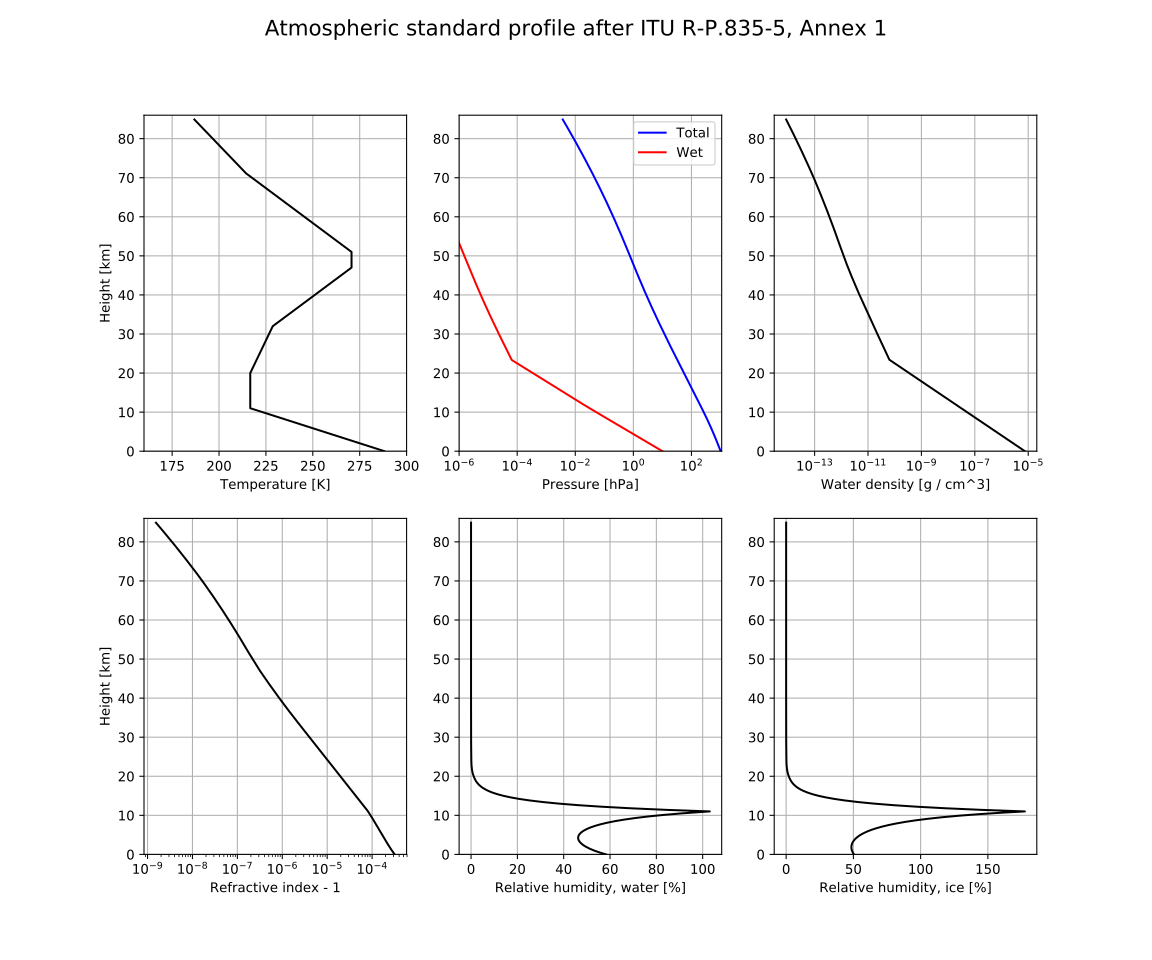

This chart was generated by the following Python code:
import numpy as np
import matplotlib.pyplot as plt
from astropy import units as u
from pycraf import atm
from pycraf import conversions as cnv
# >>>
# define height grid
height_grid = np.arange(0, 85, 0.1) * u.km
# >>>
# query profile_standard function
hprof = atm.profile_standard(height_grid)
# >>>
# Plot various quantities
_heights = height_grid.to(u.km).value
# >>>
plt.close()
fig, axes = plt.subplots(2, 3, figsize=(12, 10))
axes[0, 0].plot(hprof.temperature.to(u.K).value, _heights, 'k-')  # doctest: +SKIP
axes[0, 0].set_xlabel('Temperature [K]')  # doctest: +SKIP
axes[0, 0].set_xlim((160, 300))  # doctest: +SKIP
axes[0, 1].plot(hprof.pressure.to(u.hPa).value, _heights, 'b-', label='Total')  # doctest: +SKIP
axes[0, 1].plot(hprof.pressure_water.to(u.hPa).value, _heights, 'r-', label='Wet')  # doctest: +SKIP
axes[0, 1].legend(
    *axes[0, 1].get_legend_handles_labels(),
    loc='upper right', fontsize=10
    )  # doctest: +SKIP
axes[0, 1].set_xlabel('Pressure [hPa]')  # doctest: +SKIP
axes[0, 1].semilogx()  # doctest: +SKIP
axes[0, 1].set_xlim((1.e-6, 1100))  # doctest: +SKIP
axes[0, 2].plot(hprof.rho_water.to(u.g / u.cm ** 3).value, _heights, 'k-')  # doctest: +SKIP
axes[0, 2].set_xlabel('Water density [g / cm^3]')  # doctest: +SKIP
axes[0, 2].semilogx()  # doctest: +SKIP
axes[1, 0].plot(hprof.ref_index.to(cnv.dimless).value - 1., _heights, 'k-')  # doctest: +SKIP
axes[1, 0].set_xlabel('Refractive index - 1')  # doctest: +SKIP
axes[1, 0].semilogx()  # doctest: +SKIP
axes[1, 1].plot(hprof.humidity_water.to(u.percent).value, _heights, 'k-')  # doctest: +SKIP
axes[1, 1].set_xlabel('Relative humidity, water [%]')  # doctest: +SKIP
axes[1, 2].plot(hprof.humidity_ice.to(u.percent).value, _heights, 'k-')  # doctest: +SKIP
axes[1, 2].set_xlabel('Relative humidity, ice [%]')  # doctest: +SKIP
for idx, ax in enumerate(axes.flat):
    ax.set_ylim((0, 86))  # doctest: +SKIP
    if idx % 3 == 0:
        ax.set_ylabel('Height [km]')  # doctest: +SKIP
    ax.grid()  # doctest: +SKIP
# ...
fig.suptitle(
    'Atmospheric standard profile after ITU R-P.835-5, Annex 1',
    fontsize=16
    )  # doctest: +SKIP
plt.show()  # doctest: +SKIP
